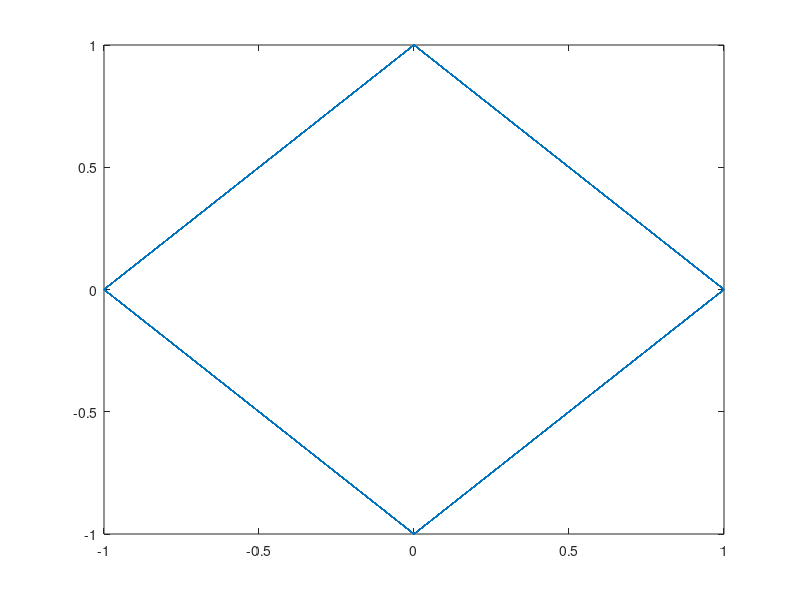

MATLAB code for this plot: (Note: this script raises an error after producing the figure.)
%% Golay Sequence Test

%% Init
clear; close all; clc;

%% Golay Sequence
Ga_128 = complex([+1, +1, -1, -1, -1, -1, -1, -1, -1, +1, -1, +1, +1, -1, -1, +1, +1, +1, -1, -1, +1, +1, +1, +1, -1, +1, -1, +1, -1, +1, +1, -1, -1, -1, +1, +1, +1, +1, +1, +1, +1, -1, +1, -1, -1, +1, +1, -1, +1, +1, -1, -1, +1, +1, +1, +1, -1, +1, -1, +1, -1, +1, +1, -1, +1, +1, -1, -1, -1, -1, -1, -1, -1, +1, -1, +1, +1, -1, -1, +1, +1, +1, -1, -1, +1, +1, +1, +1, -1, +1, -1, +1, -1, +1, +1, -1, +1, +1, -1, -1, -1, -1, -1, -1, -1, +1, -1, +1, +1, -1, -1, +1, -1, -1, +1, +1, -1, -1, -1, -1, +1, -1, +1, -1, +1, -1, -1, +1], 0);
Gb_128 = complex([-1, -1, +1, +1, +1, +1, +1, +1, +1, -1, +1, -1, -1, +1, +1, -1, -1, -1, +1, +1, -1, -1, -1, -1, +1, -1, +1, -1, +1, -1, -1, +1, +1, +1, -1, -1, -1, -1, -1, -1, -1, +1, -1, +1, +1, -1, -1, +1, -1, -1, +1, +1, -1, -1, -1, -1, +1, -1, +1, -1, +1, -1, -1, +1, +1, +1, -1, -1, -1, -1, -1, -1, -1, +1, -1, +1, +1, -1, -1, +1, +1, +1, -1, -1, +1, +1, +1, +1, -1, +1, -1, +1, -1, +1, +1, -1, +1, +1, -1, -1, -1, -1, -1, -1, -1, +1, -1, +1, +1, -1, -1, +1, -1, -1, +1, +1, -1, -1, -1, -1, +1, -1, +1, -1, +1, -1, -1, +1], 0);
D_128  = [ 1,  8,  2,  4, 16, 32, 64];
W_128  = complex([-1, -1, -1, -1, +1, -1, -1], 0);

Ga_64  = [-1, -1, +1, -1, +1, -1, -1, -1, +1, +1, -1, +1, +1, -1, -1, -1, -1, -1, +1, -1, +1, -1, -1, -1, -1, -1, +1, -1, -1, +1, +1, +1, -1, -1, +1, -1, +1, -1, -1, -1, +1, +1, -1, +1, +1, -1, -1, -1, +1, +1, -1, +1, -1, +1, +1, +1, +1, +1, -1, +1, +1, -1, -1, -1];
Gb_64  = [+1, +1, -1, +1, -1, +1, +1, +1, -1, -1, +1, -1, -1, +1, +1, +1, +1, +1, -1, +1, -1, +1, +1, +1, +1, +1, -1, +1, +1, -1, -1, -1, -1, -1, +1, -1, +1, -1, -1, -1, +1, +1, -1, +1, +1, -1, -1, -1, +1, +1, -1, +1, -1, +1, +1, +1, +1, +1, -1, +1, +1, -1, -1, -1];
D_64   = [ 2,  1,  4,  8, 16, 32];
W_64   = [ 1,  1, -1, -1,  1, -1];

Ga_32  = [+1, +1, +1, +1, +1, -1, +1, -1, -1, -1, +1, +1, +1, -1, -1, +1, +1, +1, -1, -1, +1, -1, -1, +1, -1, -1, -1, -1, +1, -1, +1, -1];
Gb_32  = [-1, -1, -1, -1, -1, +1, -1, +1, +1, +1, -1, -1, -1, +1, +1, -1, +1, +1, -1, -1, +1, -1, -1, +1, -1, -1, -1, -1, +1, -1, +1, -1];
D_32   = [ 1,  4,  8,  2, 16];
W_32   = [-1,  1, -1,  1, -1];

Gu_512 = cat(2, -Gb_128, -Ga_128, Gb_128, -Ga_128);
Gv_512 = cat(2, -Gb_128, Ga_128, -Gb_128, -Ga_128);

Gu_a_512 = cat(2, -Gb_128, -Ga_128);
Gu_b_512 = cat(2, Gb_128, -Ga_128);

Gv_a_512 = cat(2, -Gb_128, Ga_128);
Gv_b_512 = cat(2, -Gb_128, -Ga_128);

Gv_128 = Gv_512(1:1:128);

Gu_512_note = [-2, -1, 2, -1];
Gv_512_note = [-2, 1, -2, -1];

Gv_128_note = Gv_512_note(1);

%From 802.11ad - Can Reconstruct Ga and Gb
%A0 (n)= delta(n)
%B0 (n)= delta(n)
%Ak (n) = W_k*A_{k?1}(n) + B_{k?1}(n ? D_k)
%Bk (n) = W_k*A_{k?1}(n) ? B_{k?1}(n ? D_k)
%k Note that Ak (n), Bk (n) are zero for n < 0 and for n?2 .

%Ga_128(n)=A_7(128-n)
%Gb_128(n)=B_7(128-n)
%Ga_64(n)=A_6(64-n)
%Gb_64(n)=B_6(64-n)
%Ga_32(n)=A_5(32-n)
%Gb_32(n)=B_5(32-n) 

%% Timing Parms
Tc = 1; % This is a fake Ts (not the one used in 802.11ad)

%% Golay Waveform
nSC_STFRep = 0:1:(16*128-1);
nSC_STFNeg = (16*128):1:(17*128-1);

nCTRL_STFRep = 0:1:(48*128-1);
nCTRL_STFNeg = (48*128):1:(49*128-1);
nCTRL_STFFin = (49*128):1:(50*128-1);

%Complex Baseband Preamble Signal
xSC_STF   = cat(2, Ga_128(mod(nSC_STFRep, 128)+1), -Ga_128(mod(nSC_STFNeg, 128)+1)); %+1 is for matlab
xCTRL_STF = cat(2, Gb_128(mod(nCTRL_STFRep, 128)+1), -Gb_128(mod(nCTRL_STFNeg, 128)+1), -Ga_128(mod(nCTRL_STFFin, 128)+1)); %+1 is for matlab
xSC_CEF   = cat(2, Gu_512, Gv_512, Gv_128);
xCTRL_CEF = xSC_CEF;
xSC_PRE   = cat(2, xSC_STF, xSC_CEF);
xCTRL_PRE = cat(2, xCTRL_STF, xCTRL_CEF);

xSC_STF   = transpose(xSC_STF);
xCTRL_STF = transpose(xCTRL_STF);
xSC_CEF   = transpose(xSC_CEF);
xCTRL_CEF = transpose(xCTRL_CEF);
xSC_PRE   = transpose(xSC_PRE);
xCTRL_PRE = transpose(xCTRL_PRE);

cef_note  = cat(2, Gu_512_note, Gv_512_note, Gv_128_note);

simX.time = [];
simX.signals.values = xCTRL_PRE;
simX.signals.dimensions = 1;

rSC_STF   = cat(2, Ga_128(mod(nSC_STFRep, 128)+1).*exp(j*pi*nSC_STFRep/2), -Ga_128(mod(nSC_STFNeg, 128)+1).*exp(j*pi*nSC_STFNeg/2)); %+1 is for matlab
rSC_STF = transpose(rSC_STF);
rSC_STF_I = real(xSC_STF);
rSC_STF_Q = imag(xSC_STF);

tol = 15;
cbTol = 5;

figure;
plot(rSC_STF);


%% Generate Sequence
D = D_128;
W = W_128;

c = golayGen(W, D, 128);
disp(mat2str(c(1,:)));
disp(mat2str(c(2,:)));

%% Test Correlation

input = xSC_PRE;
input = transpose(input);
%input = genA;
input = cat(2, zeros(1, 1000), input);
input = cat(2, input, zeros(1, 1000));

D = D_128;
W = W_128;

c = golayCorrelate(input, W, D);

figure
subplot(2, 1, 1);
plot(c(1, :));
a1 = gca;
title('Ca');
xlabel('Sample');
ylabel('Correlator Output');
subplot(2, 1, 2);
plot(c(2, :));
a2 = gca;
title('Cb');
xlabel('Sample');
ylabel('Correlator Output');

%match axes
if(a1.YLim(2) - a1.YLim(1) > a2.YLim(2) - a2.YLim(1))
    a2.YLim = a1.YLim;
else
    a1.YLim = a2.YLim;
end

figure
plot(c(1, :));
hold all;
plot(c(2, :));
title('Correlators Superimposed');
xlabel('Sample');
ylabel('Correlator Output');
legend('Ca', 'Cb');

%% Test summation of a and b correlations
Ca = golayCorrelate(cat(2, Ga_128, zeros(1, 128)), W_128, D_128);
Ca = Ca(1, :);
Cb = golayCorrelate(cat(2, Gb_128, zeros(1, 128)), W_128, D_128);
Cb = Cb(2, :);

S = Ca+Cb;

figure
subplot(3, 1, 1);
plot(Ca);
title('Ca');
xlabel('Sample');
ylabel('Correlator Output');
subplot(3, 1, 2);
plot(Cb);
title('Cb');
xlabel('Sample');
ylabel('Correlator Output');
subplot(3, 1, 3);
plot(S);
title('Ca+Cb');
xlabel('Sample');
ylabel('Correlator Output');

fftS = fft(S);
figure
subplot(2, 1, 1)
plot(abs(fftS))
title('Frequency Response of Perfect Channel (From Ca+Cb)')
ylabel('Magnitude')
subplot(2, 1, 2)
plot(atan(imag(fftS)./real(fftS)));
ylabel('Phase')

%% Test filtered summation of a and b correlations
h = [1, -0.5+.25j, 0.5, 0, 0, 0, 0, 0];
ffth = fft(h, 1000);
figure
subplot(2, 1, 1)
plot(abs(ffth))
[y,x] = freqz(h, 1000, 'whole');
subplot(2, 1, 2)
plot(x, abs(y))


fa = conv(cat(2, Ga_128, zeros(1, 128)), h);
fb = conv(cat(2, Gb_128, zeros(1, 128)), h);

Ca = golayCorrelate(fa, W_128, D_128);
Ca = Ca(1, :);
Ca = Ca/128; % Normalize
Cb = golayCorrelate(fb, W_128, D_128);
Cb = Cb(2, :);
Cb = Cb/128; % Normalize

S = Ca+Cb;

figure
subplot(3, 1, 1);
plot(abs(Ca));
title('Ca');
xlabel('Sample');
ylabel('Correlator Output');
subplot(3, 1, 2);
plot(abs(Cb));
title('Cb');
xlabel('Sample');
ylabel('Correlator Output');
subplot(3, 1, 3);
plot(abs(S));
title('Ca+Cb');
xlabel('Sample');
ylabel('Correlator Output');

figure
subplot(2, 1, 1)
plot(abs(ffth))
title('Frequency Response of Filtering Channel (Origional)')
ylabel('Magnitude')
subplot(2, 1, 2)
plot(atan(imag(ffth)./real(ffth)));
ylabel('Phase')

fftS = fft(S);
figure
subplot(2, 1, 1)
plot(abs(fftS))
title('Frequency Response of Filtering Channel (From Ca+Cb)')
ylabel('Magnitude')
subplot(2, 1, 2)
plot(atan(imag(fftS)./real(fftS)));
ylabel('Phase')

figure
subplot(2, 1, 1)
plot(abs(ffth))
title('Freq Response Channel')
ylabel('Magnitude')
subplot(2, 1, 2)
plot(abs(fftS))
title('Calulated Freq Response')
ylabel('Magnitude')

%% Test summation of Gu a and b correlations
Ca = golayCorrelate(cat(2, Gu_a_512, zeros(1, 128)), W_128, D_128);
Ca = Ca(1, :);
Cb = golayCorrelate(cat(2, Gu_b_512, zeros(1, 128)), W_128, D_128);
Cb = Cb(2, :);

S = Ca+Cb;

figure
subplot(3, 1, 1);
plot(Ca);
title('Ca');
xlabel('Sample');
ylabel('Correlator Output');
subplot(3, 1, 2);
plot(Cb);
title('Cb');
xlabel('Sample');
ylabel('Correlator Output');
subplot(3, 1, 3);
plot(S);
title('Ca+Cb');
xlabel('Sample');
ylabel('Correlator Output');

fftS = fft(S);
figure
subplot(2, 1, 1)
plot(abs(fftS))
title('Frequency Response of Perfect Channel (From Ca+Cb)')
ylabel('Magnitude')
subplot(2, 1, 2)
plot(atan(imag(fftS)./real(fftS)));
ylabel('Phase')